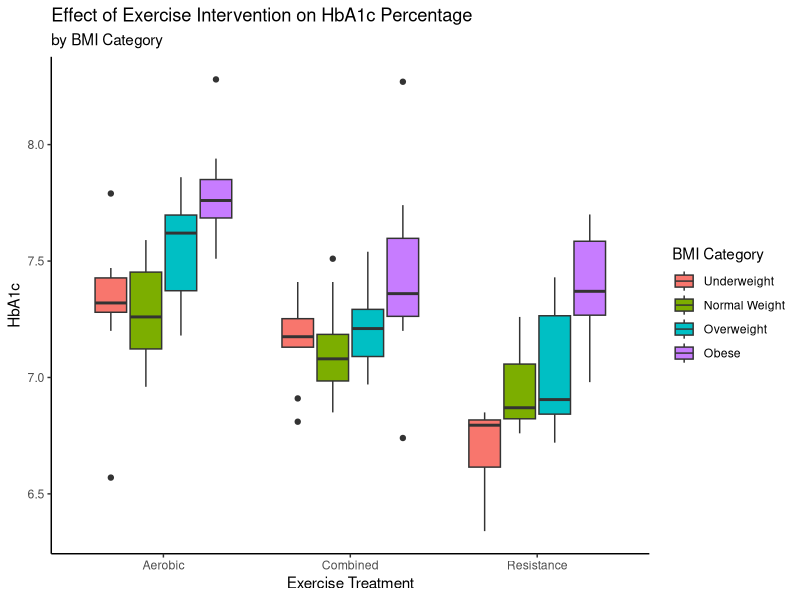

The R script that drew this image:
## ---- chunk 1
library(tidyverse)
library(readxl)
library(rstatix)
## Read in File ##
exercise <- read_excel("Exercise and Diabetes.xlsx")
## Descriptive Analysis - Means and Standard Deviations ##
exercise |>
  group_by(`BMI Category`,`Exercise Treatment`) |>
  get_summary_stats(HbA1c, type = "mean_sd") |>
  arrange(`Exercise Treatment`)
## ---- chunk 2
exercise |>
  mutate(`BMI Category` = factor(`BMI Category`,levels=c("Underweight",
                                                         "Normal Weight",
                                                         "Overweight",
                                                         "Obese"))) |>
  ggplot(aes(x=`Exercise Treatment`,y=HbA1c,fill=`BMI Category`)) +
  geom_boxplot() +
  labs(title = "Effect of Exercise Intervention on HbA1c Percentage",
       subtitle = "by BMI Category") +
  theme_classic()
## ---- chunk 3
## Fit Blocked ANOVA Model ##
block_mod <- aov(HbA1c ~ `Exercise Treatment` + `BMI Category`,
                 data=exercise)
## Extract ANOVA Table ##
library(broom)
block_mod |>
  tidy()
## ---- chunk 4
## Tukey HSD using tukey_hsd function from rstatix ##
exercise |>
  rename(Exercise_Treatment = `Exercise Treatment`,
         BMI_Category = `BMI Category`) |>
  tukey_hsd(HbA1c ~ Exercise_Treatment+BMI_Category) |>
  filter(term == "Exercise_Treatment") |>
  select(group1,group2,estimate,p.adj)
